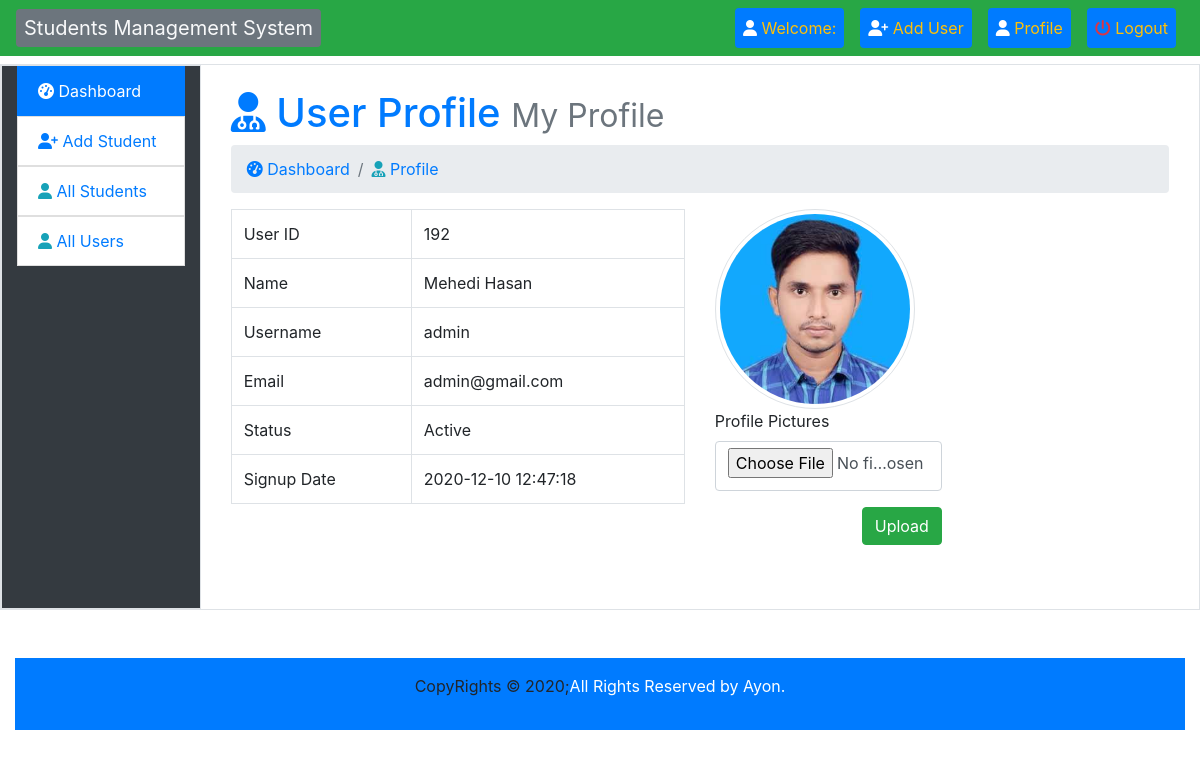
Page /admin/index.php?page=userProfile (signed in) on the committed database.
### tables this page shows
CREATE TABLE `users` (
  `id` int(11) NOT NULL,
  `name` varchar(50) NOT NULL,
  `email` varchar(50) NOT NULL,
  `username` varchar(50) NOT NULL,
  `password` varchar(100) NOT NULL,
  `photo` varchar(50) NOT NULL,
  `status` varchar(10) NOT NULL,
  `datetime` timestamp NOT NULL DEFAULT current_timestamp()
);

### admin/userProfile.php (the view, shortened to what this page needs)
<div class="col-sm-12">
	<div class="content" style="min-height: 520px;">
		<h1 class="text-primary"><i class="fas fa-user-md"></i> User Profile <small class="text-muted">My Profile</small></h1>
		<nav aria-label="breadcrumb">
				<ol class="breadcrumb">
							<li class="breadcrumb-item " aria-current="page"><a style="text-decoration: none;" href="index.php?page=dashboard"><i class="fa fa-dashboard"></i> Dashboard</a></li>
							<li class="breadcrumb-item " aria-current="page"><a style="text-decoration: none;" href="index.php?page=userprofile"><i class="fas fa-user-md text-info"></i> Profile</a></li>
						</ol>
<?php
$sesstionUser =  $_SESSION['userLogin'] ;
require_once "./dbcon.php";
$userInfo = mysqli_query($connect, "SELECT * FROM users WHERE username = '$sesstionUser'");
$userRow = mysqli_fetch_assoc($userInfo);
 ?>
<div class="row">
	<div class="col-sm-6">
		<table class="table table-bordered">
			<tr>
				<td>User ID</td>
				<td><?php echo $userRow['id']; ?></td>
			</tr>
			<tr>
				<td>Name</td>
				<td><?php echo ucwords($userRow['name']); ?></td>
			</tr>
			<tr>
				<td>Username</td>
				<td><?php echo $userRow['username']; ?></td>
			</tr>
			<tr>
				<td>Email</td>
				<td><?php echo $userRow['email']; ?></td>
			</tr>
			<tr>
				<td>Status</td>
				<td><?php echo ucwords($userRow['status']); ?></td>
			</tr>
			<tr>
				<td>Signup Date</td>
				<td><?php echo $userRow['datetime']; ?></td>
			</tr>
		</table>
	</div>
	<div class="col-sm-6 ">
		<div class="">
			<a  href="#">
				<img style=" width: 200px; height: 200px;" src="Adminimages/<?php echo $userRow['photo']; ?>" class="img-fluid img-thumbnail rounded-circle  float-center ">
			</a>
		</div>
		<form action="" method="POST" enctype="multipart/form-data">
			<div class="form-group w-50">
				<label for="photo">Profile Pictures</label>
				<input type="file" name="photo" id="photo" required="" class="form-control" style="height: 50px;">
			</div>
			<div class="form-group w-50 text-right">
				<input class="btn btn-success"  type="submit" name="upload" value="Upload">
			</div>
		</form>
	</div>
</div>

### rows in the picture
users: id "192", name "Mehedi Hasan", username "admin", email "admin@gmail.com", status "Active", datetime "2020-12-10 12:47:18", photo (picture)
